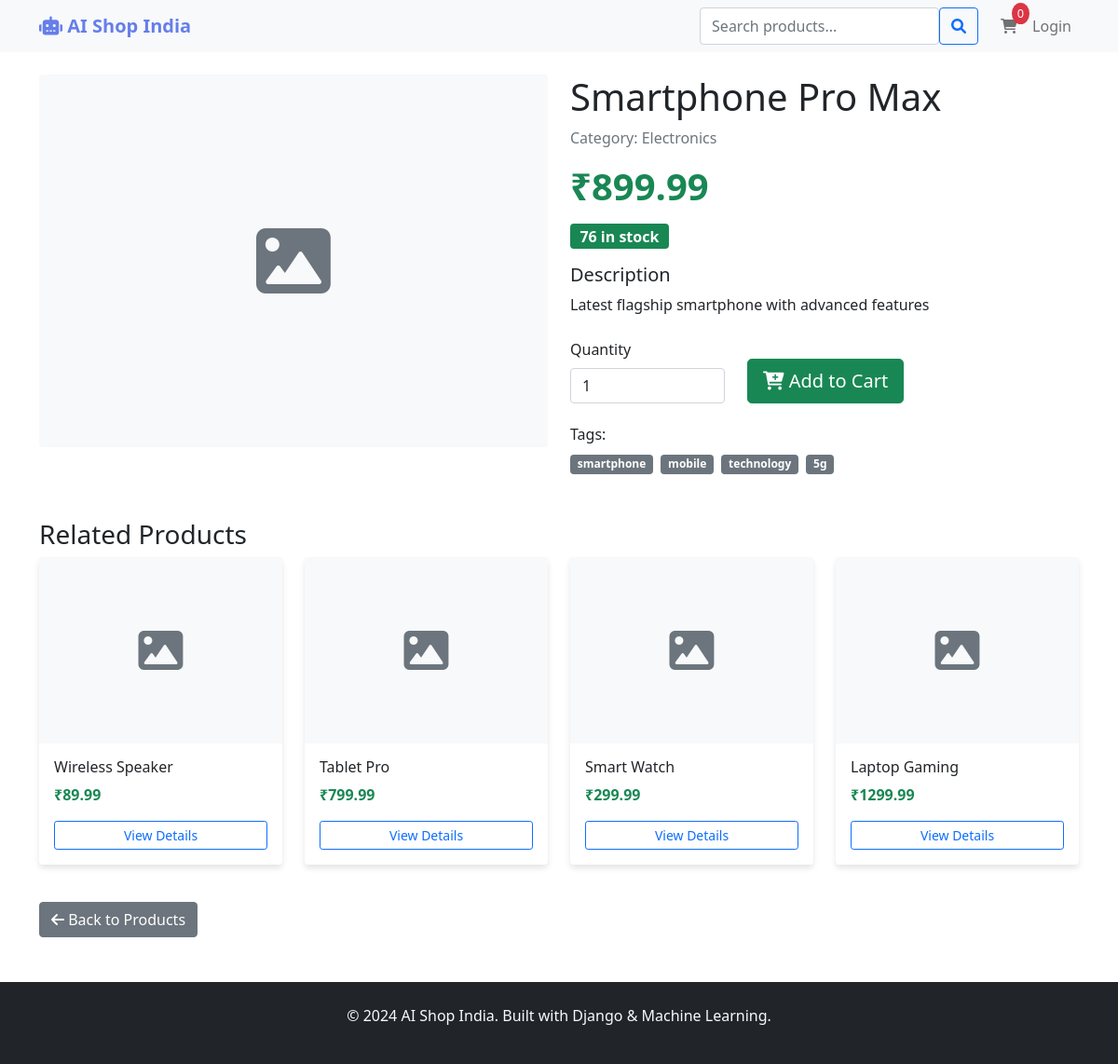
The app's page /product/smartphone-pro-max/ with its own data.
### shop/models.py (models this page shows, shortened)
class Product(models.Model):
    id = models.UUIDField(primary_key=True, default=uuid.uuid4, editable=False)
    name = models.CharField(max_length=200)
    slug = models.SlugField(max_length=200, unique=True)
    category = models.ForeignKey(Category, on_delete=models.CASCADE, related_name='products')
    description = models.TextField()
    price = models.DecimalField(max_digits=10, decimal_places=2)
    stock = models.PositiveIntegerField()
    image = models.ImageField(upload_to='products/', blank=True, null=True)
    available = models.BooleanField(default=True)
    created_at = models.DateTimeField(auto_now_add=True)
    updated_at = models.DateTimeField(auto_now=True)
    rating = models.FloatField(default=0.0)
    popularity_score = models.FloatField(default=0.0)
    tags = models.TextField(blank=True)
    class Meta:
        ordering = ['-created_at']
        indexes = [
            models.Index(fields=['category', 'available']),
            models.Index(fields=['created_at']),
            models.Index(fields=['popularity_score']),
        ]
    def get_absolute_url(self):
        return reverse('shop:product_detail', args=[self.slug])

class Category(models.Model):
    name = models.CharField(max_length=100, unique=True)
    slug = models.SlugField(max_length=100, unique=True)
    description = models.TextField(blank=True)
    created_at = models.DateTimeField(auto_now_add=True)
    class Meta:
        verbose_name_plural = 'Categories'

### shop/views.py (the view, shortened to what this page needs)
# urls.py: path('product/<slug:slug>/', views.product_detail, name='product_detail'),
def product_detail(request, slug):
    product = get_object_or_404(Product, slug=slug, available=True)
    related_products = Product.objects.filter(
        category=product.category,
        available=True
    ).exclude(id=product.id)[:4]
    recommendations = []
    if request.user.is_authenticated:
        recommendations = get_recommendations(request.user, limit=4)
    context = {
        'product': product,
        'related_products': related_products,
        'recommendations': recommendations,
    }
    return render(request, 'shop/product_detail.html', context)

### shop/templatetags/shop_extras.py (called while the page is built)
@register.filter
def split(value, delimiter=','):
    if value is None:
        return []
    return [s for s in str(value).split(delimiter) if s]

@register.filter
def trim(value):
    if value is None:
        return ''
    return str(value).strip()

### templates/shop/product_detail.html (shortened to what this page needs)
{% extends 'base.html' %}
{% load shop_extras %}
{% block content %}
<div class="row">
    <div class="col-md-6">
        {% if product.image %}
            <img src="{{ product.image.url }}" class="img-fluid rounded" alt="{{ product.name }}">
        {% else %}
            <div class="bg-light d-flex align-items-center justify-content-center rounded" style="height: 400px;">
                <i class="fas fa-image text-muted" style="font-size: 5rem;"></i>
            </div>
        {% endif %}
    </div>
    <div class="col-md-6">
        <h1>{{ product.name }}</h1>
        <p class="text-muted">Category: {{ product.category.name }}</p>
        <div class="mb-3">
            <span class="display-6 text-success fw-bold">₹{{ product.price }}</span>
        </div>
        <div class="mb-3">
            {% if product.stock > 0 %}
                <span class="badge bg-success fs-6">{{ product.stock }} in stock</span>
            {% else %}
                <span class="badge bg-danger fs-6">Out of stock</span>
            {% endif %}
        </div>
        <div class="mb-4">
            <h5>Description</h5>
            <p>{{ product.description }}</p>
        </div>
        {% if product.stock > 0 %}
            <form method="post" action="{% url 'shop:add_to_cart' product.id %}" class="mb-4">
                <div class="row">
                    <div class="col-4">
                        <label for="quantity" class="form-label">Quantity</label>
                        <input type="number" class="form-control" id="quantity" name="quantity"
                               value="1" min="1" max="{{ product.stock }}">
                    </div>
                    <div class="col-8 d-flex align-items-end">
                        <button type="submit" class="btn btn-success btn-lg">
                            <i class="fas fa-cart-plus"></i> Add to Cart
                        </button>
                    </div>
                </div>
            </form>
        {% endif %}
        <div class="product-tags">
            {% if product.tags %}
                <h6>Tags:</h6>
                {% for tag in product.tags|split:"," %}
                    <span class="badge bg-secondary me-1">{{ tag|trim }}</span>
                {% endfor %}
            {% endif %}
        </div>
    </div>
</div>
{% if related_products %}
    <div class="mt-5">
        <h3>Related Products</h3>
        <div class="row">
            {% for related_product in related_products %}
                <div class="col-md-3 mb-3">
                    <div class="card product-card h-100">
                        {% if related_product.image %}
                            <img src="{{ related_product.image.url }}" class="card-img-top" alt="{{ related_product.name }}" style="height: 200px; object-fit: cover;">
                        {% else %}
                            <div class="card-img-top bg-light d-flex align-items-center justify-content-center" style="height: 200px;">
                                <i class="fas fa-image text-muted fa-3x"></i>
                            </div>
                        {% endif %}
                        <div class="card-body d-flex flex-column">
                            <h6 class="card-title">{{ related_product.name }}</h6>
                            <p class="card-text text-success fw-bold">₹{{ related_product.price }}</p>
                            <a href="{{ related_product.get_absolute_url }}" class="btn btn-outline-primary btn-sm mt-auto">
                                View Details
                            </a>
                        </div>
                    </div>
                </div>
            {% endfor %}
        </div>
    </div>
{% endif %}
<div class="mt-4">
    <a href="{% url 'shop:product_list' %}" class="btn btn-secondary">
        <i class="fas fa-arrow-left"></i> Back to Products
    </a>
</div>
{% endblock %}

### templates/base.html (style rules this page uses)
.product-card { transition: transform 0.3s ease; border: none; box-shadow: 0 4px 6px rgba(0,0,0,0.1); }

### records on screen
Product: name "Smartphone Pro Max", category.name "Electronics", price "899.99", stock "76", description "Latest flagship smartphone with advanced features"
Product: name "Wireless Speaker", price "89.99"
Product: name "Tablet Pro", price "799.99"
Product: name "Smart Watch", price "299.99"
Product: name "Laptop Gaming", price "1299.99"

### other values on screen
{{ tag|trim }} "smartphone" "mobile" "technology" "5g"
